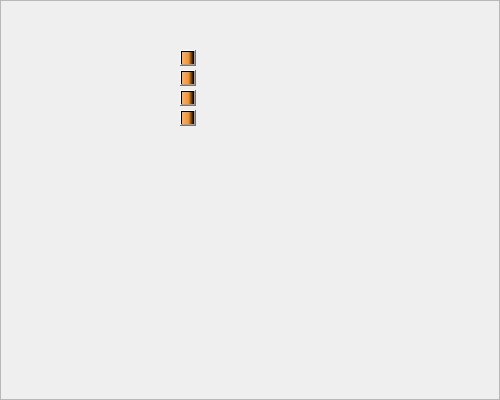
<?xml version="1.0" encoding="UTF-8"?>
<ui version="4.0">
 <class>f3_part2</class>
 <widget class="QWidget" name="f3_part2">
  <property name="geometry">
   <rect>
    <x>0</x>
    <y>0</y>
    <width>500</width>
    <height>400</height>
   </rect>
  </property>
  <property name="windowTitle">
   <string>Form</string>
  </property>
  <widget class="QFrame" name="frame">
   <property name="geometry">
    <rect>
     <x>0</x>
     <y>0</y>
     <width>500</width>
     <height>400</height>
    </rect>
   </property>
   <property name="styleSheet">
    <string notr="true">QFrame#frame{
	border-image: url(:/new/seat/part2.jpg);
}</string>
   </property>
   <property name="frameShape">
    <enum>QFrame::StyledPanel</enum>
   </property>
   <property name="frameShadow">
    <enum>QFrame::Raised</enum>
   </property>
   <widget class="QPushButton" name="pushButton">
    <property name="geometry">
     <rect>
      <x>180</x>
      <y>50</y>
      <width>16</width>
      <height>16</height>
     </rect>
    </property>
    <property name="styleSheet">
     <string notr="true">background-color:qlineargradient(spread:pad, x1:0, y1:0, x2:1, y2:0, stop:0 rgba(255, 178, 102, 255), stop:0.55 rgba(235, 148, 61, 255), stop:0.98 rgba(0, 0, 0, 255), stop:1 rgba(0, 0, 0, 0));</string>
    </property>
    <property name="text">
     <string/>
    </property>
   </widget>
   <widget class="QPushButton" name="pushButton_2">
    <property name="geometry">
     <rect>
      <x>180</x>
      <y>70</y>
      <width>16</width>
      <height>16</height>
     </rect>
    </property>
    <property name="styleSheet">
     <string notr="true">background-color:qlineargradient(spread:pad, x1:0, y1:0, x2:1, y2:0, stop:0 rgba(255, 178, 102, 255), stop:0.55 rgba(235, 148, 61, 255), stop:0.98 rgba(0, 0, 0, 255), stop:1 rgba(0, 0, 0, 0));</string>
    </property>
    <property name="text">
     <string/>
    </property>
   </widget>
   <widget class="QPushButton" name="pushButton_3">
    <property name="geometry">
     <rect>
      <x>180</x>
      <y>90</y>
      <width>16</width>
      <height>16</height>
     </rect>
    </property>
    <property name="styleSheet">
     <string notr="true">background-color:qlineargradient(spread:pad, x1:0, y1:0, x2:1, y2:0, stop:0 rgba(255, 178, 102, 255), stop:0.55 rgba(235, 148, 61, 255), stop:0.98 rgba(0, 0, 0, 255), stop:1 rgba(0, 0, 0, 0));</string>
    </property>
    <property name="text">
     <string/>
    </property>
   </widget>
   <widget class="QPushButton" name="pushButton_4">
    <property name="geometry">
     <rect>
      <x>180</x>
      <y>110</y>
      <width>16</width>
      <height>16</height>
     </rect>
    </property>
    <property name="styleSheet">
     <string notr="true">background-color:qlineargradient(spread:pad, x1:0, y1:0, x2:1, y2:0, stop:0 rgba(255, 178, 102, 255), stop:0.55 rgba(235, 148, 61, 255), stop:0.98 rgba(0, 0, 0, 255), stop:1 rgba(0, 0, 0, 0));</string>
    </property>
    <property name="text">
     <string/>
    </property>
   </widget>
  </widget>
 </widget>
 <resources/>
 <connections/>
</ui>
